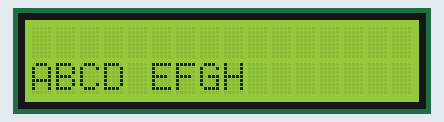
A sketch run on a simulated Arduino Uno, built with avr-gcc and run on an emulated ATmega328P. Parts: 16×2 character LCD.

Above: at 2.1 s.
At 6.2 s:
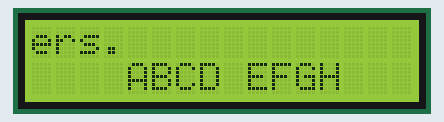
At 10.4 s:
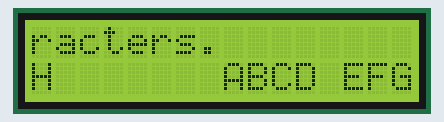
At 19.7 s:
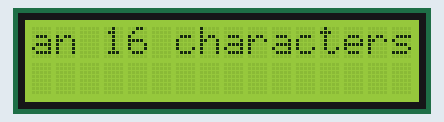
At 29.0 s:
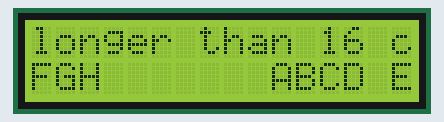
At 38.3 s:
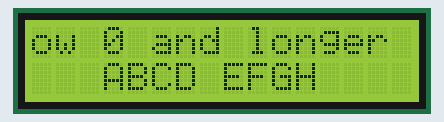

Measured:
- what the display in image 0 shows lasts 1.0 s, from 2.1 s to 3.1 s

The sketch:

Lab_2.ino
```cpp
#include <Adafruit_LiquidCrystal.h>

Adafruit_LiquidCrystal lcd_1(0);

boolean SCROLL_FLAG = true;
int SCROLL_WAIT = 1000;
char SCROLL_DIRECTION = 'R';

char LCD_ROW_1[] = "This text is for row 0 and longer than 16 characters.";
char LCD_ROW_2[] = "ABCD EFGH";

int pointer_1 = 0;
int pointer_2 = 0;
int len_1 = 0;
int len_2 = 0;

byte customChar0[] = { B01110, B00000, B01111, B10001, B10001, B01111, B00001, B01110 };  //ğ
byte customChar1[] = { B10001, B00000, B10001, B10001, B10001, B10011, B01101, B00000 };  //ü
byte customChar2[] = { B00000, B00000, B01110, B10000, B01110, B00001, B11110, B00100 };  //ş
byte customChar3[] = { B00000, B00000, B01100, B00100, B00100, B00100, B01110, B00000 };  //ı
byte customChar4[] = { B00000, B00000, B01110, B10000, B10000, B10001, B01110, B00100 };  //ç
byte customChar5[] = { B01010, B00000, B01110, B10001, B10001, B10001, B01110, B00000 };  //ö


void setup() {

  len_1 = strlen(LCD_ROW_1);
  len_2 = strlen(LCD_ROW_2);

  lcd_1.begin(16, 2);
  lcd_1.setBacklight(1);
  lcd_1.clear();
  lcd_1.setCursor(0, 0);
  lcd_1.write(customChar0);

  if (len_1 < 16) {

    for (int i = len_1; i < 16; i++) {

      LCD_ROW_1[i] = ' ';
    }

    LCD_ROW_1[16] = '\0';
    len_1 = 16;
    Serial.println(LCD_ROW_1);
  }

  if (len_2 < 16) {

    for (int i = len_2; i < 16; i++) {

      LCD_ROW_2[i] = ' ';
    }

    LCD_ROW_2[16] = '\0';
    len_2 = 16;
    Serial.println(LCD_ROW_1);
  }

  delay(2 * SCROLL_WAIT);
}

void loop() {

  if (SCROLL_FLAG && SCROLL_DIRECTION == 'R') {

    lcd_1.clear();
    lcd_1.setCursor(0, 0);
    char msg[] = "                ";

    for (int i = 0; i < 16; i++) {
      msg[i] = LCD_ROW_1[pointer_1];
      pointer_1++;
      pointer_1 %= len_1;
    }

    if (pointer_1 < 17) {
      pointer_1 += len_1;
    }
    pointer_1 -= 17;
    lcd_1.print(msg);

    lcd_1.setCursor(0, 1);

    for (int i = 0; i < 16; i++) {
      msg[i] = LCD_ROW_2[pointer_2];
      pointer_2++;
      pointer_2 %= len_2;
    }

    if (pointer_2 < 17) {
      pointer_2 += len_2;
    }
    pointer_2 -= 17;
    lcd_1.print(msg);


  } else if (SCROLL_FLAG && SCROLL_DIRECTION == 'L') {

    lcd_1.clear();
    lcd_1.setCursor(0, 0);
    char msg[] = "                ";

    for (int i = 0; i < 16; i++) {
      msg[i] = LCD_ROW_1[pointer_1];
      pointer_1++;
      pointer_1 %= len_1;
    }

    if (pointer_1 < 16) {
      pointer_1 += len_1;
    }
    pointer_1 -= 15;
    lcd_1.print(msg);

    lcd_1.setCursor(0, 1);

    for (int i = 0; i < 16; i++) {
      msg[i] = LCD_ROW_2[pointer_2];
      pointer_2++;
      pointer_2 %= len_2;
    }

    if (pointer_2 < 16) {
      pointer_2 += len_2;
    }
    pointer_2 -= 15;
    lcd_1.print(msg);

  } else {

  }


  delay(SCROLL_WAIT);
}
```
